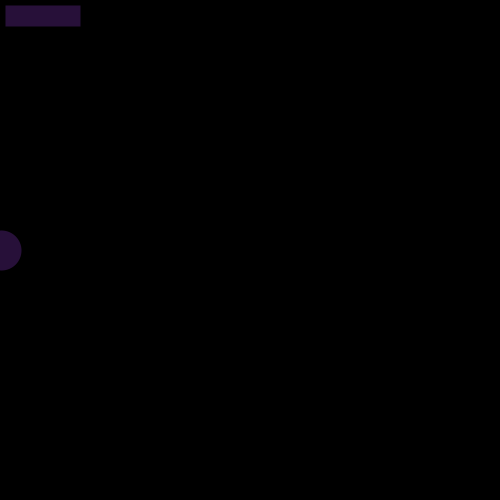
Frame 1 (no input)
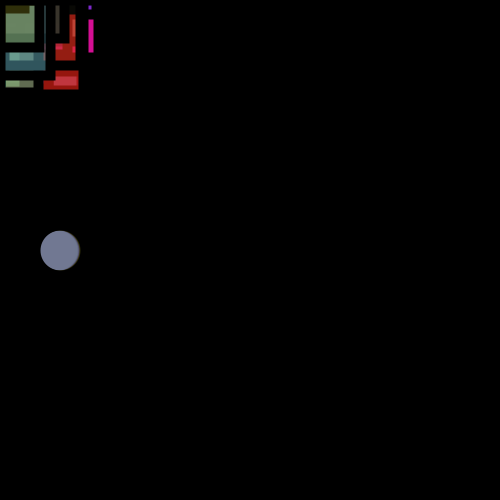
Frame 60 (the mouse pressed at the canvas centre just before this capture)
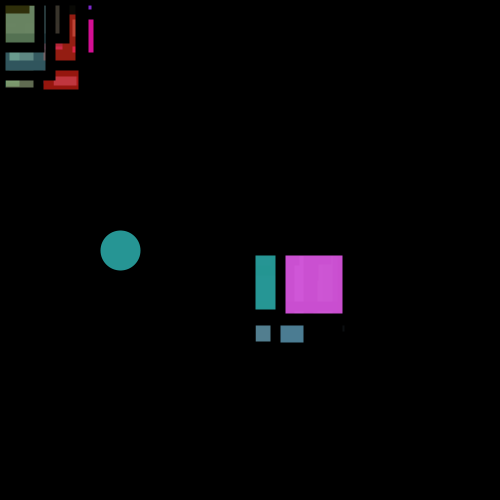
Frame 120 (the mouse held since frame 60 and released just before this capture)

The Processing sketch that drew these frames (run headless with seeded random() and noise(); from frame 60 on, the mouse is pressed at the canvas centre):

// Processing sketch: processing_131298
// ── processing_131298.pde

  //HW3 Arthur Siebesian
  //MouseX, MouseY, If, else if, and other interesting works
  //February 2, 2014
  
  float x = 0; //ellipse coords
  float y = 250; //ellipse coords 
  
  void setup() {
    size(500,500);
    background(0);
    smooth(10); 
    strokeWeight(10); //outline
    frameRate(10); //speed of both the moving circle and mouse 
  }
  void draw() {
    x = x + 1; 
    fill(random(255),random(255),random(255),random(255));  //fun colors
    ellipse(x, y, 50,50); //moving circle
     if(x > 499)
     x=0;
    rect(mouseX,mouseY,random(100),random(100));
    if(mouseX>475) {  // resets the screen
      background(255);
      }
    if(mouseY>475) {  //varies the screen
      background(random(255),random(255),random(255),random(255));
    }  
}
    
